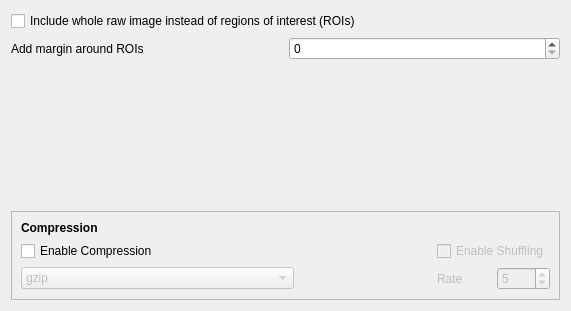
<?xml version="1.0" encoding="UTF-8"?>
<ui version="4.0">
 <class>Form</class>
 <widget class="QWidget" name="Form">
  <property name="geometry">
   <rect>
    <x>0</x>
    <y>0</y>
    <width>571</width>
    <height>311</height>
   </rect>
  </property>
  <property name="windowTitle">
   <string>Form</string>
  </property>
  <layout class="QGridLayout" name="gridLayout">
   <item row="0" column="0" colspan="2">
    <widget class="QCheckBox" name="include_raw">
     <property name="toolTip">
      <string>When checked the whole raw image will be exported. Otherwise the roi for each object will be exported</string>
     </property>
     <property name="text">
      <string>Include whole raw image instead of regions of interest (ROIs)</string>
     </property>
    </widget>
   </item>
   <item row="1" column="0">
    <widget class="QLabel" name="margin_Label">
     <property name="toolTip">
      <string>Extend the roi of each object</string>
     </property>
     <property name="text">
      <string>Add margin around ROIs</string>
     </property>
    </widget>
   </item>
   <item row="1" column="1">
    <widget class="QSpinBox" name="add_margin">
     <property name="toolTip">
      <string>The margin in pixels</string>
     </property>
     <property name="accelerated">
      <bool>true</bool>
     </property>
     <property name="maximum">
      <number>999999999</number>
     </property>
    </widget>
   </item>
   <item row="2" column="0">
    <spacer name="verticalSpacer_2">
     <property name="orientation">
      <enum>Qt::Vertical</enum>
     </property>
     <property name="sizeHint" stdset="0">
      <size>
       <width>20</width>
       <height>125</height>
      </size>
     </property>
    </spacer>
   </item>
   <item row="3" column="0" colspan="2">
    <widget class="QFrame" name="compress_frame">
     <property name="enabled">
      <bool>true</bool>
     </property>
     <property name="minimumSize">
      <size>
       <width>10</width>
       <height>0</height>
      </size>
     </property>
     <property name="frameShape">
      <enum>QFrame::StyledPanel</enum>
     </property>
     <property name="frameShadow">
      <enum>QFrame::Raised</enum>
     </property>
     <layout class="QGridLayout" name="gridLayout_2" columnstretch="2,1,0,0">
      <item row="2" column="0">
       <widget class="QCheckBox" name="enable_compression">
        <property name="toolTip">
         <string>Compress each dataset if possible</string>
        </property>
        <property name="text">
         <string>Enable Compression</string>
        </property>
       </widget>
      </item>
      <item row="2" column="2" colspan="2">
       <widget class="QCheckBox" name="enable_shuffle">
        <property name="enabled">
         <bool>false</bool>
        </property>
        <property name="toolTip">
         <string>Shuffle the contents for better compression</string>
        </property>
        <property name="text">
         <string>Enable Shuffling</string>
        </property>
       </widget>
      </item>
      <item row="5" column="0">
       <widget class="QComboBox" name="compression_type">
        <property name="enabled">
         <bool>false</bool>
        </property>
        <property name="toolTip">
         <string>The compressions type: gzip or lzf ( not working )</string>
        </property>
        <property name="frame">
         <bool>true</bool>
        </property>
        <item>
         <property name="text">
          <string>gzip</string>
         </property>
        </item>
       </widget>
      </item>
      <item row="5" column="3">
       <widget class="QSpinBox" name="gzip_rate">
        <property name="enabled">
         <bool>false</bool>
        </property>
        <property name="toolTip">
         <string>The compression rate for gzip. 1: fastest, 9: smallest</string>
        </property>
        <property name="maximum">
         <number>9</number>
        </property>
        <property name="value">
         <number>5</number>
        </property>
       </widget>
      </item>
      <item row="5" column="2">
       <widget class="QLabel" name="rate_label">
        <property name="enabled">
         <bool>false</bool>
        </property>
        <property name="toolTip">
         <string>The compression rate for gzip. 1: fastest, 9: smallest</string>
        </property>
        <property name="text">
         <string>Rate</string>
        </property>
       </widget>
      </item>
      <item row="5" column="1">
       <spacer name="horizontalSpacer_2">
        <property name="orientation">
         <enum>Qt::Horizontal</enum>
        </property>
        <property name="sizeHint" stdset="0">
         <size>
          <width>40</width>
          <height>20</height>
         </size>
        </property>
       </spacer>
      </item>
      <item row="2" column="1">
       <spacer name="horizontalSpacer_3">
        <property name="orientation">
         <enum>Qt::Horizontal</enum>
        </property>
        <property name="sizeHint" stdset="0">
         <size>
          <width>40</width>
          <height>20</height>
         </size>
        </property>
       </spacer>
      </item>
      <item row="1" column="0">
       <widget class="QLabel" name="compress">
        <property name="styleSheet">
         <string notr="true">font-weight: bold;</string>
        </property>
        <property name="text">
         <string>Compression</string>
        </property>
       </widget>
      </item>
     </layout>
    </widget>
   </item>
  </layout>
 </widget>
 <resources/>
 <connections/>
</ui>
